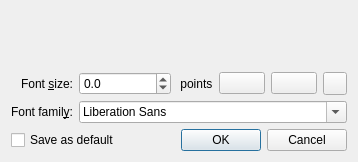
<?xml version="1.0" encoding="UTF-8"?>
<ui version="4.0">
 <class>LabelCreator</class>
 <widget class="QDialog" name="LabelCreator">
  <property name="geometry">
   <rect>
    <x>0</x>
    <y>0</y>
    <width>358</width>
    <height>162</height>
   </rect>
  </property>
  <property name="windowTitle">
   <string>Dialog</string>
  </property>
  <layout class="QGridLayout" name="gridLayout_2">
   <item row="0" column="0" colspan="2">
    <widget class="Kst::LabelBuilder" name="_labelText" native="true">
     <property name="sizePolicy">
      <sizepolicy hsizetype="Expanding" vsizetype="Preferred">
       <horstretch>0</horstretch>
       <verstretch>0</verstretch>
      </sizepolicy>
     </property>
    </widget>
   </item>
   <item row="1" column="0" colspan="2">
    <layout class="QGridLayout" name="gridLayout">
     <item row="0" column="0">
      <widget class="QLabel" name="_Label_11">
       <property name="text">
        <string>Font &amp;size:</string>
       </property>
       <property name="alignment">
        <set>Qt::AlignRight|Qt::AlignTrailing|Qt::AlignVCenter</set>
       </property>
       <property name="buddy">
        <cstring>_labelFontScale</cstring>
       </property>
      </widget>
     </item>
     <item row="0" column="1" colspan="2">
      <widget class="QDoubleSpinBox" name="_labelFontScale">
       <property name="decimals">
        <number>1</number>
       </property>
       <property name="minimum">
        <double>-25.000000000000000</double>
       </property>
       <property name="singleStep">
        <double>1.000000000000000</double>
       </property>
      </widget>
     </item>
     <item row="1" column="0">
      <widget class="QLabel" name="_Label_12">
       <property name="sizePolicy">
        <sizepolicy hsizetype="Fixed" vsizetype="Preferred">
         <horstretch>0</horstretch>
         <verstretch>0</verstretch>
        </sizepolicy>
       </property>
       <property name="text">
        <string>Font famil&amp;y:</string>
       </property>
       <property name="alignment">
        <set>Qt::AlignRight|Qt::AlignTrailing|Qt::AlignVCenter</set>
       </property>
       <property name="buddy">
        <cstring>_family</cstring>
       </property>
      </widget>
     </item>
     <item row="1" column="1" colspan="6">
      <widget class="QFontComboBox" name="_family"/>
     </item>
     <item row="0" column="6">
      <widget class="Kst::ColorButton" name="_labelColor">
       <property name="toolTip">
        <string>Color</string>
       </property>
      </widget>
     </item>
     <item row="0" column="4">
      <widget class="QPushButton" name="_bold">
       <property name="toolTip">
        <string>Bold</string>
       </property>
       <property name="text">
        <string/>
       </property>
       <property name="shortcut">
        <string>Alt+B</string>
       </property>
       <property name="checkable">
        <bool>true</bool>
       </property>
      </widget>
     </item>
     <item row="0" column="5">
      <widget class="QPushButton" name="_italic">
       <property name="toolTip">
        <string>Italic</string>
       </property>
       <property name="text">
        <string/>
       </property>
       <property name="shortcut">
        <string>Alt+I</string>
       </property>
       <property name="checkable">
        <bool>true</bool>
       </property>
      </widget>
     </item>
     <item row="0" column="3">
      <widget class="QLabel" name="label">
       <property name="sizePolicy">
        <sizepolicy hsizetype="Fixed" vsizetype="Preferred">
         <horstretch>0</horstretch>
         <verstretch>0</verstretch>
        </sizepolicy>
       </property>
       <property name="text">
        <string> points</string>
       </property>
      </widget>
     </item>
    </layout>
   </item>
   <item row="2" column="0">
    <widget class="QCheckBox" name="_saveAsDefault">
     <property name="text">
      <string>Save as default</string>
     </property>
    </widget>
   </item>
   <item row="2" column="1">
    <widget class="QDialogButtonBox" name="buttonBox">
     <property name="orientation">
      <enum>Qt::Horizontal</enum>
     </property>
     <property name="standardButtons">
      <set>QDialogButtonBox::Cancel|QDialogButtonBox::Ok</set>
     </property>
    </widget>
   </item>
  </layout>
 </widget>
 <customwidgets>
  <customwidget>
   <class>Kst::ColorButton</class>
   <extends>QToolButton</extends>
   <header>colorbutton.h</header>
  </customwidget>
  <customwidget>
   <class>Kst::LabelBuilder</class>
   <extends>QWidget</extends>
   <header>labelbuilder.h</header>
  </customwidget>
 </customwidgets>
 <resources/>
 <connections>
  <connection>
   <sender>buttonBox</sender>
   <signal>accepted()</signal>
   <receiver>LabelCreator</receiver>
   <slot>accept()</slot>
   <hints>
    <hint type="sourcelabel">
     <x>248</x>
     <y>254</y>
    </hint>
    <hint type="destinationlabel">
     <x>157</x>
     <y>274</y>
    </hint>
   </hints>
  </connection>
  <connection>
   <sender>buttonBox</sender>
   <signal>rejected()</signal>
   <receiver>LabelCreator</receiver>
   <slot>reject()</slot>
   <hints>
    <hint type="sourcelabel">
     <x>316</x>
     <y>260</y>
    </hint>
    <hint type="destinationlabel">
     <x>286</x>
     <y>274</y>
    </hint>
   </hints>
  </connection>
 </connections>
</ui>
